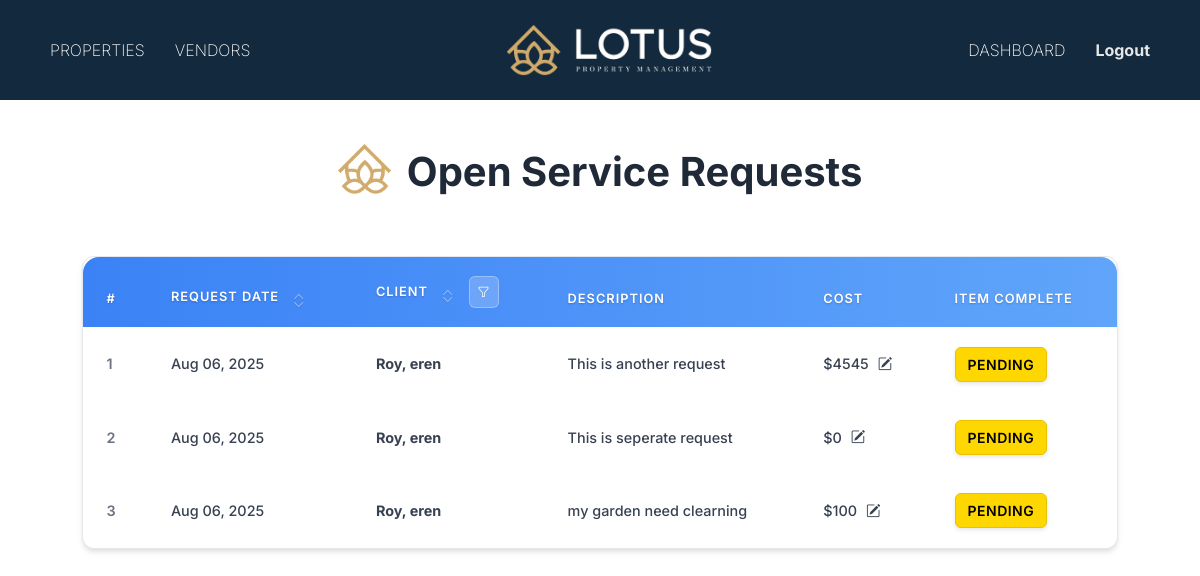
/clientmanager/service-requests/open/ (signed in), run on the app's committed database.
### servicedetails/models.py (models this page shows, shortened)
class ServiceRequest(models.Model):
    STATUS_CHOICES = [
        ('pending', 'Pending'),
        ('open', 'Open'),
        ('completed', 'Completed'),
        ('denied', 'Denied'),
    ]
    REQUEST_TYPE_CHOICES = [
        ('interior_residence', 'INTERIOR RESIDENCE'),
        ('exterior_structure', 'EXTERIOR STRUCTURE'),
        ('exterior_grounds', 'EXTERIOR GROUNDS'),
        ('housekeeping', 'HOUSEKEEPING'),
        ('water_features', 'WATER FEATURES'),
        ('storm_preparedness', 'STORM PREPAREDNESS'),
        ('other', 'OTHER'),
    ]
    user = models.ForeignKey(Client, on_delete=models.CASCADE)  # Use Client from mainapp
    request_type = models.CharField(max_length=50, choices=REQUEST_TYPE_CHOICES)  # Updated field
    description = models.TextField()
    status = models.CharField(max_length=10, choices=STATUS_CHOICES, default='open')
    floor_plan_name = models.CharField(max_length=100, blank=True, null=True)
    status_remarks = models.TextField(blank=True, null=True)
    vendor = models.ForeignKey(Vendor, on_delete=models.SET_NULL, null=True, blank=True)  # Use Vendor from mainapp
    created_at = models.DateTimeField(auto_now_add=True)
    completation_denied_date = models.DateField(blank=True, null=True)
    client_approval = models.CharField(max_length=10, choices=APPROVAL_CHOICES, default='Pending', blank=True)
    cost = models.IntegerField(default=0)
    cost_remarks = models.TextField(blank=True, null=True)

### mainapp/models.py (models this page shows, shortened)
class Client(models.Model):
    first_name = models.CharField(max_length=150)
    last_name = models.CharField(max_length=150)
    username = models.CharField(max_length=150, unique=True, blank=True)
    email = models.EmailField()
    password = models.CharField(max_length=255, blank=True)
    address = models.CharField(max_length=255, blank=True, null=True)
    city = models.CharField(max_length=100, blank=True, null=True)
    state = models.CharField(max_length=100, blank=True, null=True)
    zipcode = models.CharField(max_length=10, blank=True, null=True)
    phone_number = models.CharField(max_length=15,blank=True, null=True)
    office_phone = models.CharField(max_length=15, blank=True, null=True)
    business_address = models.CharField(max_length=255, blank=True, null=True)
    PREFERRED_CONTACT_CHOICES = [
        ('email', 'Email'),
        ('phone', 'Phone'),
        ('text', 'text'),
    ]
    preferred_contact_method = models.CharField(
        max_length=10, choices=PREFERRED_CONTACT_CHOICES, default='email'
    )
    PRIORITY_CHOICES = [
    ('primary', 'Primary'),
    ('secondary', 'Secondary'),
    ('tertiary', 'Tertiary'),
    ]
    contact1_name = models.CharField(max_length=150, blank=True, null=True)
    contact1_last_name = models.CharField(max_length=150, blank=True, null=True)
    contact1_email = models.EmailField(blank=True, null=True)
    contact1_phone = models.CharField(max_length=15, blank=True, null=True)
    contact1_office_phone = models.CharField(max_length=15, blank=True, null=True)
    contact1_buisness_adress = models.CharField(max_length=15, blank=True, null=True)
    contact1_preferred = models.CharField(
        max_length=10, choices=PREFERRED_CONTACT_CHOICES, blank=True, null=True
    )
    contact1_priority = models.CharField(
    max_length=10, choices=PRIORITY_CHOICES, blank=True, null=True
    )
    contact2_name = models.CharField(max_length=150, blank=True, null=True)
    contact2_last_name = models.CharField(max_length=150, blank=True, null=True)
    contact2_email = models.EmailField(blank=True, null=True)
    contact2_phone = models.CharField(max_length=15, blank=True, null=True)
    contact2_office_phone = models.CharField(max_length=15, blank=True, null=True)
    contact2_buisness_adress = models.CharField(max_length=15, blank=True, null=True)
    contact2_preferred = models.CharField(
        max_length=10, choices=PREFERRED_CONTACT_CHOICES, blank=True, null=True
    )
    contact2_priority = models.CharField(
    max_length=10, choices=PRIORITY_CHOICES, blank=True, null=True
    )
    contact3_name = models.CharField(max_length=150, blank=True, null=True)
    contact3_last_name = models.CharField(max_length=150, blank=True, null=True)
    contact3_email = models.EmailField(blank=True, null=True)
    contact3_phone = models.CharField(max_length=15, blank=True, null=True)
    contact3_office_phone = models.CharField(max_length=15, blank=True, null=True)
    contact3_buisness_adress = models.CharField(max_length=15, blank=True, null=True)
    contact3_preferred = models.CharField(
        max_length=10, choices=PREFERRED_CONTACT_CHOICES, blank=True, null=True
    )
    contact3_priority = models.CharField(
    max_length=10, choices=PRIORITY_CHOICES, blank=True, null=True
    )
    contact4_name = models.CharField(max_length=150, blank=True, null=True)
    contact4_last_name = models.CharField(max_length=150, blank=True, null=True)
    contact4_email = models.EmailField(blank=True, null=True)
    contact4_phone = models.CharField(max_length=15, blank=True, null=True)
    contact4_office_phone = models.CharField(max_length=15, blank=True, null=True)
    contact4_buisness_adress = models.CharField(max_length=15, blank=True, null=True)
    contact4_preferred = models.CharField(
        max_length=10, choices=PREFERRED_CONTACT_CHOICES, blank=True, null=True
    )
    contact4_priority = models.CharField(
    max_length=10, choices=PRIORITY_CHOICES, blank=True, null=True
    )
    contact5_name = models.CharField(max_length=150, blank=True, null=True)
    contact5_last_name = models.CharField(max_length=150, blank=True, null=True)
    contact5_email = models.EmailField(blank=True, null=True)
    contact5_phone = models.CharField(max_length=15, blank=True, null=True)
    contact5_office_phone = models.CharField(max_length=15, blank=True, null=True)
    contact5_buisness_adress = models.CharField(max_length=15, blank=True, null=True)
    contact5_preferred = models.CharField(
        max_length=10, choices=PREFERRED_CONTACT_CHOICES, blank=True, null=True
    )
    contact5_priority = models.CharField(
    max_length=10, choices=PRIORITY_CHOICES, blank=True, null=True
    )
    created_at = models.DateTimeField(auto_now_add=True)

### clientmanager/views.py (the view)
# urls.py: path('service-requests/open/', views.open_requests, name='clientmanager_open_requests'),
def open_requests(request):
    manager_id = request.session.get('manager_id')
    if not manager_id:
        return redirect('clientmanager:client_login')
    requests = ServiceRequest.objects.filter(status='open')
    return render(request, 'clientmanager/servicerequests/open.html', {'requests': requests})

### template/clientmanager/servicerequests/open.html (shortened to what this page needs)
{% extends 'cmbase.html' %}
{% block content %}
{% load static %}
<div style="margin-top: 4%; font-size: 1.5rem;" class="d-flex justify-content-center align-items-center mb-4 text-center flex-column flex-md-row gap-3">
    <img src="{% static 'img/smalllogo.png' %}" alt="Concierge Icon" style="width: auto; height: 50px; margin-top: -10px;">
    <div>
        <h1 class="page-title mb-1" style="font-size: 2.5rem; color: #1f2937; font-weight: 700;">Open Service Requests</h1>
    </div>
</div>
<link rel="stylesheet" href="https://cdn.jsdelivr.net/npm/bootstrap-icons@1.10.5/font/bootstrap-icons.css">
<div class="dashboard-container">
    <div class="table-container">
        <div class="table-responsive">
            <table class="table modern-table">
                <thead class="custom-thead">
                    <tr>
                        <th>#</th>
                        <th style="position: relative;">
                            Request Date
                            <span class="sort-arrows" data-column="date" onclick="sortTable('date')">
                                <i class="bi bi-chevron-up sort-up"></i>
                                <i class="bi bi-chevron-down sort-down"></i>
                            </span>
                        </th>
                        <th style="position: relative;">
                            Client
                            <span class="sort-arrows" data-column="client" onclick="sortTable('client')">
                                <i class="bi bi-chevron-up sort-up"></i>
                                <i class="bi bi-chevron-down sort-down"></i>
                            </span>
                            <div class="client-filter-container">
                                <button class="client-filter-btn" onclick="toggleClientFilter()">
                                    <i class="bi bi-funnel"></i>
                                </button>
                            </div>
                        </th>
                        <th>Description</th>
                        <th>Cost</th>
                        <th>Item complete</th>
                    </tr>
                </thead>
                <tbody id="tableBody">
                    {% for req in requests %}
                    <tr data-client="{{ req.user.last_name }}, {{ req.user.first_name }}" data-date="{{ req.created_at|date:'Y-m-d' }}">
                        <td >{{ forloop.counter }}</td>
                        <td onclick="window.location.href='{% url 'clientmanager:clientmanager_view_request' req.id %}'">{{ req.created_at|date:"M d, Y" }}</td>
                        <td onclick="window.location.href='{% url 'clientmanager:clientmanager_view_request' req.id %}'">
                            <strong>{{ req.user.last_name }}, {{ req.user.first_name }}</strong>
                        </td>
                        <td>{{ req.description|truncatechars:50 }}</td>
                        <td>
    ${{ req.cost }}
    <i class="bi bi-pencil-square edit-cost-icon"
       style="cursor: pointer; margin-left: 5px;"
       onclick="openCostModal({{ req.id }}, {{ req.cost }})"></i>
</td>
                        <td onclick="window.location.href='{% url 'clientmanager:clientmanager_update_request' req.id %}'" style="cursor: pointer;">
    {% if req.get_status_display == "Pending" or req.get_status_display == "Open" %}
        <span class="badge-custom" style="
            background-color: #FFD700;
            color: #000;
            padding: 6px 12px;
            border-radius: 6px;
            font-weight: 600;
            font-size: 14px;
            border: 1px solid #e6c200;
            display: inline-block;
            min-width: 80px;
            text-align: center;
        ">
            Pending
        </span>
    {% endif %}
</td>
                    </tr>
                    {% endfor %}
                </tbody>
            </table>
        </div>
    </div>
</div>
{% endblock %}

### template/clientmanager/servicerequests/open.html (style rules this page uses)
* { font-family: 'Inter', -apple-system, BlinkMacSystemFont, 'Segoe UI', Roboto, sans-serif; }
body { background: white; min-height: 100vh; }
.dashboard-container { padding: 2rem 1.5rem; margin-top: 10px; margin-bottom: 100px; }
.page-title { font-size: 2.5rem; font-weight: 700; color: #1f2937; margin-bottom: 0; }
.table-container { background: white; width: 90%; border-radius: 12px; margin: 0 auto; overflow: hidden; box-shadow: 0 4px 6px -1px rgba(0, 0, 0, 0.1), 0 2px 4px -1px rgba(0, 0, 0, 0.06); border: 1px solid #e5e7eb; }
.modern-table { margin-bottom: 0; border-collapse: separate; border-spacing: 0; }
.custom-thead { background: linear-gradient(90deg, #3b82f6, #60a5fa); position: relative; }
.custom-thead th { position: relative; z-index: 1; border: none; font-weight: 600; color: white !important; text-transform: uppercase; font-size: 0.8rem; letter-spacing: 1px; padding: 1.2rem 1.5rem; text-shadow: 0 1px 2px rgba(0, 0, 0, 0.2); background: transparent; }
.custom-thead th:first-child { border-top-left-radius: 12px; }
.custom-thead th:last-child { border-top-right-radius: 12px; }
.modern-table tbody tr { transition: all 0.3s ease; border-bottom: 1px solid #e2e8f0; background: white; }
.modern-table td { border: none; padding: 1.2rem 1.5rem; vertical-align: middle; font-size: 0.9rem; color: #374151; font-weight: 500; }
.modern-table td:first-child { color: #6b7280; font-weight: 600; }
.badge-custom { padding: 0.5rem 1.2rem; border-radius: 25px; font-weight: 600; font-size: 0.8rem; display: inline-block; min-width: 90px; text-align: center; text-transform: uppercase; letter-spacing: 0.5px; box-shadow: 0 2px 4px rgba(0, 0, 0, 0.1); transition: all 0.3s ease; }
.sort-arrows { display: inline-flex; flex-direction: column; margin-left: 10px; cursor: pointer; font-size: 11px; line-height: 1; opacity: 0.7; transition: opacity 0.3s ease; }
.sort-arrows i { margin: -2px 0; color: rgba(255, 255, 255, 0.8); transition: color 0.2s; }
.client-filter-container { display: inline-block; margin-left: 10px; position: relative; }
.client-filter-btn { background: rgba(255, 255, 255, 0.2); border: 1px solid rgba(255, 255, 255, 0.3); border-radius: 6px; padding: 6px 8px; cursor: pointer; font-size: 12px; color: white; transition: all 0.3s ease; backdrop-filter: blur(10px); }
.table-responsive { border-radius: 16px; }

### data on the page
ServiceRequest: created_at "Aug 06, 2025", user.last_name "Roy", user.first_name "eren", description "This is another request", cost "4545", status "PENDING"
ServiceRequest: created_at "Aug 06, 2025", user.last_name "Roy", user.first_name "eren", description "This is seperate request", cost "0", status "PENDING"
ServiceRequest: created_at "Aug 06, 2025", user.last_name "Roy", user.first_name "eren", description "my garden need clearning", cost "100", status "PENDING"
